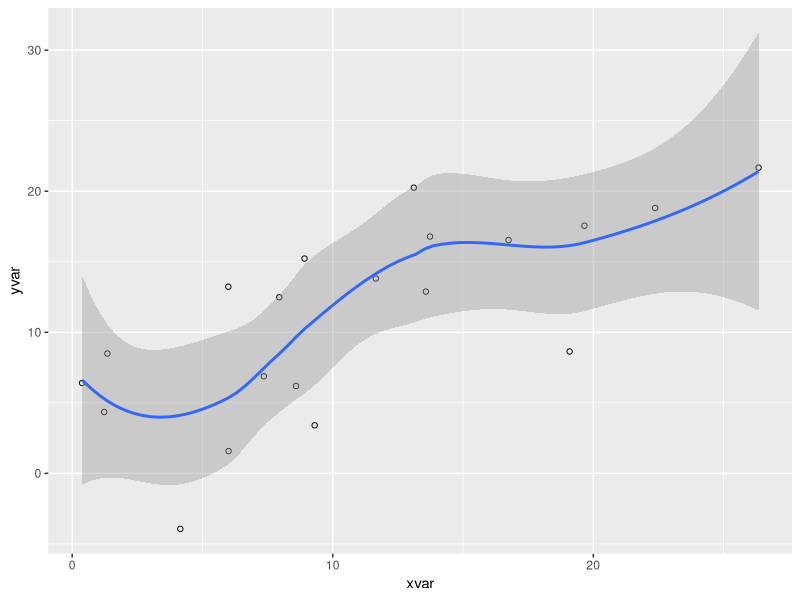

Write the R code that produced this figure.
## ---- chunk 1
#| code-fold: true
summary(cars)
## ---- chunk 2
#| label: fig-pressure
#| fig-cap: "Pressure"
#| code-fold: true

library(ggplot2)

dat <- data.frame(cond = rep(c("A", "B"), each=10),
                  xvar = 1:20 + rnorm(20,sd=3),
                  yvar = 1:20 + rnorm(20,sd=3))

ggplot(dat, aes(x=xvar, y=yvar)) +
    geom_point(shape=1) + 
    geom_smooth() 
## ---- chunk 3
knitr::kable(head(ggplot2::diamonds))
